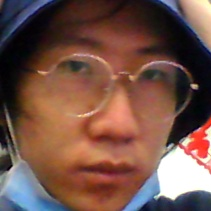
#> input picture face_data1/myface/126.jpg, 211 x 211 px, found by its file name; its folder holds 4 pictures in this run
$ python face_data.py
#> lines starting #> are read from the running program, lines starting #| are printed output that depends on the picture; pictures that were not available may be replaced by others from this repository, and a replacement may not be noted
#> in read_path, image is the input picture: shape (211, 211, 3); mean B, G, R 72.4, 82.6, 116.3

import os
import sys
import numpy as np
import cv2

IMAGE_SIZE = 64 #将图片大小设置为64*64

#按照指定图像大小调整尺寸
def resize_image(image, height = IMAGE_SIZE, width = IMAGE_SIZE):
#> called with height = 64, width = 64
    top, bottom, left, right = (0, 0, 0, 0)

    #获取图像尺寸
    h, w, _ = image.shape
#> h = 211; w = 211

    #对于长宽不相等的图片，找到最长的一边
    longest_edge = max(h, w)
#> longest_edge = 211

    #计算短边需要增加多上像素宽度使其与长边等长
    if h < longest_edge:
        dh = longest_edge - h
        top = dh // 2
        bottom = dh - top
    elif w < longest_edge:
        dw = longest_edge - w
        left = dw // 2
        right = dw - left
    else:
        pass

    #RGB颜色
    BLACK = [0, 0, 0]

    #给图像增加边界，是图片长、宽等长，cv2.BORDER_CONSTANT指定边界颜色由value指定
    constant = cv2.copyMakeBorder(image, top , bottom, left, right, cv2.BORDER_CONSTANT, value = BLACK)
    #将图像设置为灰度图
    constant = cv2.cvtColor(constant,cv2.COLOR_BGR2GRAY)
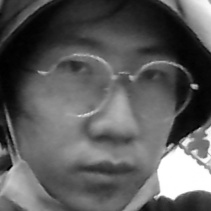
#> constant: shape (211, 211); min 0, max 255, mean 91.5
    #调整图像大小并返回
    return cv2.resize(constant, (height, width))
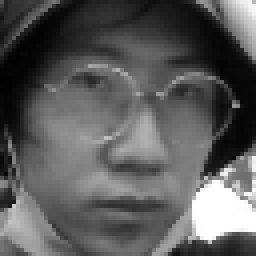
#> returned value: shape (64, 64) (shown 4 times larger); min 1, max 255, mean 91.4

#读取训练数据
images = []
labels = []
def read_path(path_name):
    for dir_item in os.listdir(path_name):
        #从初始路径开始叠加，合并成可识别的操作路径
        full_path = os.path.abspath(os.path.join(path_name, dir_item))

        if os.path.isdir(full_path):    #如果是文件夹，继续递归调用
            read_path(full_path)
        else:   #文件
            if dir_item.endswith('.jpg'):
                image = cv2.imread(full_path)
                image = resize_image(image, IMAGE_SIZE, IMAGE_SIZE)

                #放开这个代码，可以看到resize_image()函数的实际调用效果
                cv2.imwrite('1.jpg', image)

                images.append(image)
                labels.append(path_name)

    return images,labels


#从指定路径读取训练数据
def load_dataset(path_name):
    images,labels = read_path(path_name)
#> images = 1 item; labels = ['./face_data3']

    #将输入的所有图片转成四维数组，尺寸为(图片数量*IMAGE_SIZE*IMAGE_SIZE*3)
    #图片为64 * 64像素,一个像素3个颜色值(RGB)
    images = np.array(images)
    print(images.shape)
#| (1, 64, 64)

    #标注数据，我的脸部图像，全部指定为0，另外一个文件夹全部指定为1
    labels = np.array([0 if label.endswith('myface') else 1 for label in labels])
#> labels = [1]

    return images, labels

if __name__ == '__main__':
    images, labels = load_dataset("./face_data3")
#> labels = [1]
    print(labels)
#| [1]

$ run again, on face_data1/myface/8.jpg
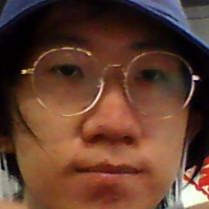
#> input picture face_data1/myface/8.jpg, 209 x 209 px, found by its file name
#> in read_path, image is the input picture: shape (209, 209, 3); mean B, G, R 47, 62.6, 97.6
#> in resize_image, `constant = cv2.cvtColor(constant,cv2.COLOR_BGR2GRAY)`:
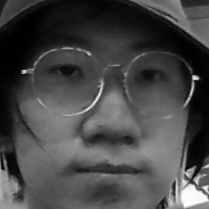
#> constant: shape (209, 209); min 0, max 253, mean 71.3
#> in resize_image, `return cv2.resize(constant, (height, width))`:
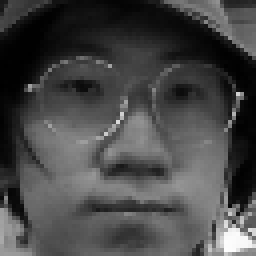
#> returned value: shape (64, 64) (shown 4 times larger); min 0, max 253, mean 71.1
#> in load_dataset, `images,labels = read_path(path_name)`: images = 1 item; labels = ['./face_data3']
#| (1, 64, 64)
#> in load_dataset, `labels = np.array([0 if label.endswith('myface') else 1 for label in l..`: labels = [1]
#| [1]
